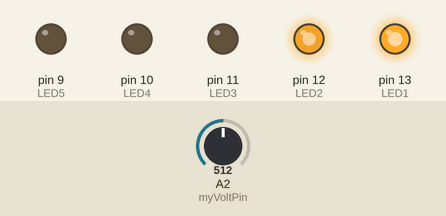
Recording of a sketch running on a simulated Arduino Uno, built with avr-gcc and run on an emulated ATmega328P. Shown: output pins drawn as LEDs (lit = HIGH). The inputs (shaded band) are chosen by the test bench; at power-on: A2 (myVoltPin) = 512.

Above: at 1.2 s.
1.3 s: A2 (myVoltPin) set to 423
2.8 s: A2 (myVoltPin) set to 394
At 3.9 s:
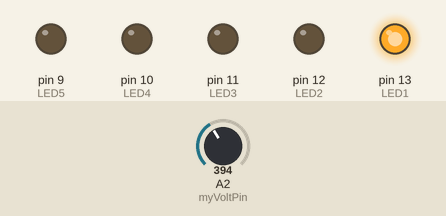
4.3 s: A2 (myVoltPin) set to 716
At 5.1 s:
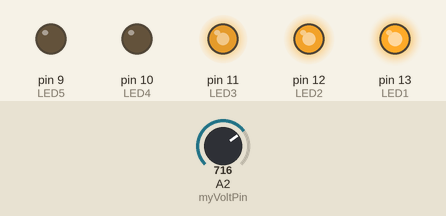
5.8 s: A2 (myVoltPin) set to 808
7.3 s: A2 (myVoltPin) set to 832
At 8.6 s:
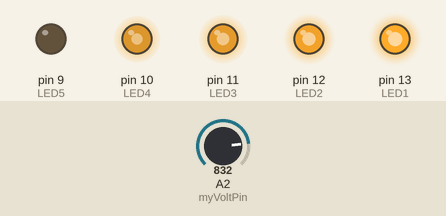
Timing chart, 0 to 9.8 s (numbered marks = the images above; inputs shaded):
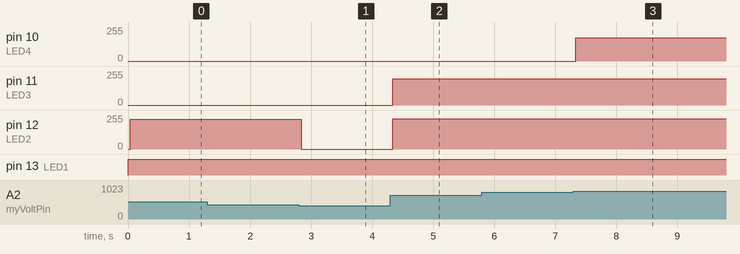

Measured:
- the behaviour switches between 410 and 409 on A2 (myVoltPin) (found by bisection; images 0 and 1)
- the behaviour switches between 818 and 819 on A2 (myVoltPin) (found by bisection; images 2 and 3)
- after the input at 1.3 s, every drawn part: stays the same
- after the input at 2.8 s, pin 12 (LED2): 223/255 → 0/255 at once
- after the input at 4.3 s, pin 11 (LED3): 0/255 → 197/255 at once; pin 12 (LED2): 0/255 → 226/255 at once
- after the input at 5.8 s, every drawn part: stays the same
- after the input at 7.3 s, pin 10 (LED4): 0/255 → 175/255 at once

The sketch:

12PotentiometerLEDProject.ino
```cpp
int LED1=13;
int LED2=12;
int LED3=11;
int LED4=10;
int LED5=9;
//potentiometerstuff
int myVoltPin=A2;
int readVal;
//voltages are in between values, they have decimal places
float V2;


void setup() {
  // put your setup code here, to run once:
pinMode(LED1, OUTPUT);
pinMode(LED2, OUTPUT);
pinMode(LED3, OUTPUT);
pinMode(LED4, OUTPUT);
pinMode(LED5, OUTPUT);
//potentiometerstuff
Serial.begin(9600);


}

void loop() {
//potentiometerstuff

//1023 is the maximum number that the Arduino can give you and it says “The pin you're asking about is at, or near, 5V and I can't go higher”.
readVal=analogRead(myVoltPin);
V2=(5./1023.)*readVal;


if(V2>1){
digitalWrite(LED1, HIGH);
digitalWrite(LED2, LOW);
digitalWrite(LED3, LOW);
digitalWrite(LED4, LOW);
digitalWrite(LED5, LOW);
}
if(V2>2){
digitalWrite(LED1, HIGH);
digitalWrite(LED2, HIGH);
digitalWrite(LED3, LOW);
digitalWrite(LED4, LOW);
digitalWrite(LED5, LOW);
}
if(V2>3){
digitalWrite(LED1, HIGH);
digitalWrite(LED2, HIGH);
digitalWrite(LED3, HIGH);
digitalWrite(LED4, LOW);
digitalWrite(LED5, LOW);

}
if(V2>4){
digitalWrite(LED1, HIGH);
digitalWrite(LED2, HIGH);
digitalWrite(LED3, HIGH);
digitalWrite(LED4, HIGH);
digitalWrite(LED5, LOW);

}
if(V2==5){
digitalWrite(LED1, HIGH);
digitalWrite(LED2, HIGH);
digitalWrite(LED3, HIGH);
digitalWrite(LED4, HIGH);
digitalWrite(LED5, HIGH);

} if(V2==0){
digitalWrite(LED1, LOW);
digitalWrite(LED2, LOW);
digitalWrite(LED3, LOW);
digitalWrite(LED4, LOW);
digitalWrite(LED5, LOW);
}


}
```
